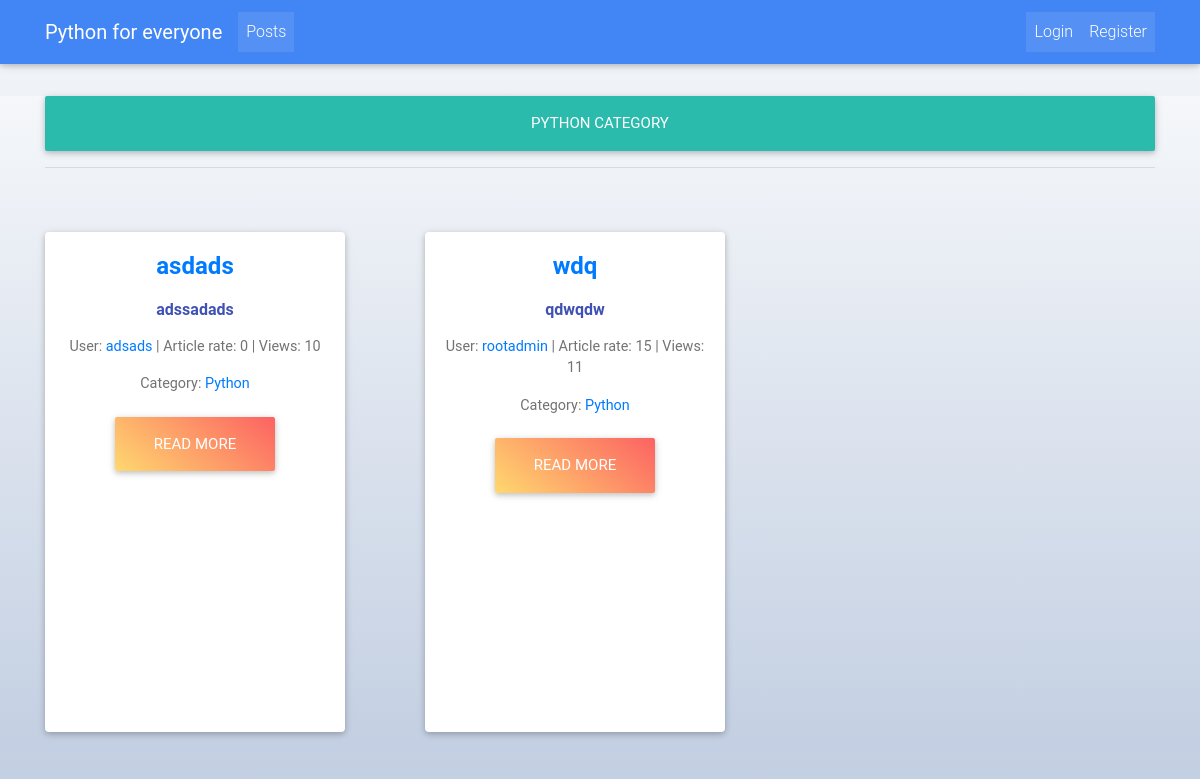
/posts/category/Python/, run on an earlier commit of the app's database.
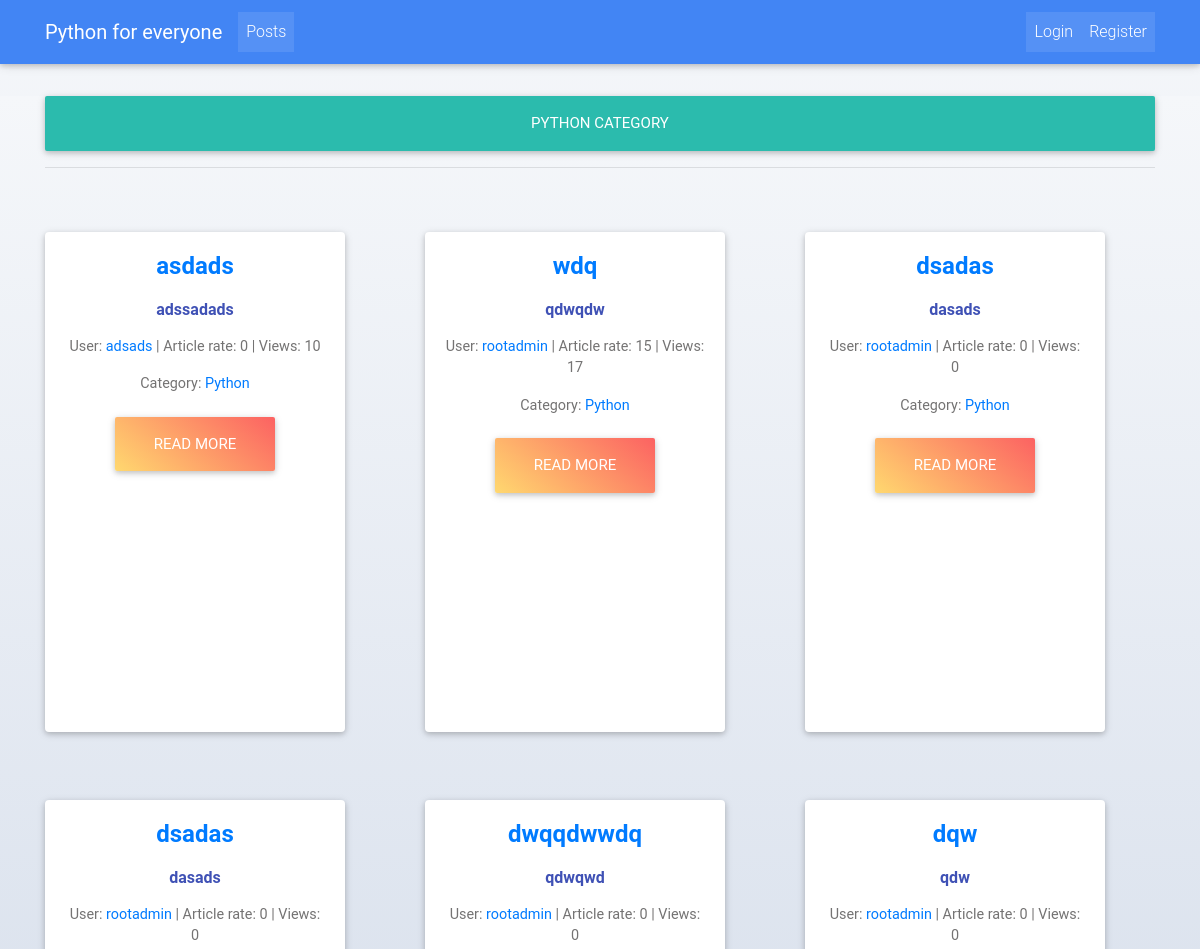
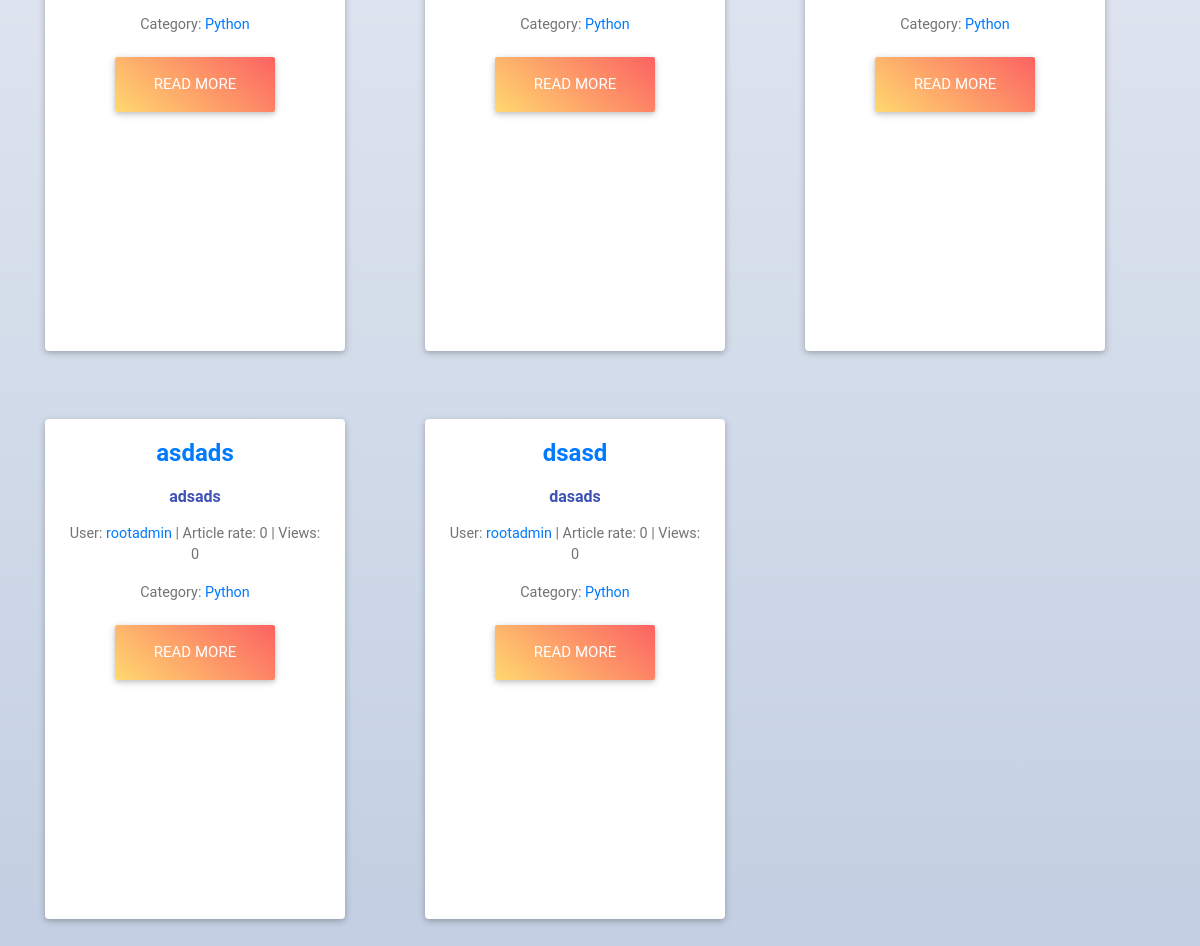
And on a later commit of the database (2 pictures, top to bottom).
### post/models.py (models this page shows, shortened)
class Category(models.Model):
    name = models.CharField(max_length=50)
    content = models.TextField()
    image = models.ImageField(upload_to='media',
                              null=True,
                              blank=True,
                              )
    class Meta:
        verbose_name = 'Category'
        verbose_name_plural = 'Categories'

class Posts(models.Model):
    user = models.ForeignKey(User, on_delete=models.CASCADE)
    title = models.CharField(max_length=50)
    content = models.TextField()
    image = models.ImageField(upload_to='media',
                              null=True,
                              blank=True,
                              )
    rate = models.PositiveSmallIntegerField(default=0)
    views = models.PositiveIntegerField(default=0)
    updated_at = models.DateTimeField(auto_now_add=False, auto_now=True)
    timestamp = models.DateTimeField(auto_now_add=True, auto_now=False)
    category = models.ForeignKey(Category, on_delete=models.CASCADE)
    objects = PostManager()
    likes = GenericRelation(Like)
    class Meta:
        verbose_name = 'Posts'
        verbose_name_plural = 'Post'
    def get_user_url(self):
        return reverse("accounts:account", kwargs={"id": self.user_id})
    def get_absolute_url(self):
        return reverse("post:detail_page", kwargs={"id": self.id})

### post/views.py (the view)
# urls.py: re_path('^category/(?P<slug>[-\w]+)/$', category_detail_view, name='category_detail_view'),
def category_detail_view(request, slug):
    posts = Posts.objects.filter(category__name=slug)
    context = {
        "posts": posts,
        "category": slug
    }
    return render(request, "home/category_detail_view.html", context)

### templates/home/category_detail_view.html (shortened to what this page needs)
{% extends "home/base.html" %}
{% block content %}
<br><br>
<div class="user_div">
    <div class="container">
        <div class="col-xs-10 col-xs-offset-2">
            <div class="row">
                <div class="container">
                <h2 class="btn btn-default btn-lg btn-block">{{ category }} category</h2>
                <hr>
                </div>
                {% if posts %}
                    {% for post in posts %}
                        {% if forloop.counter0|divisibleby:3 %}
                            </div><br><br><div class="row">
                        {% endif %}
                            <div class="category_div col-xs-12 col-sm-6 col-md-4">
                                <div class="card card-cascade width_card">
                                  <div class="card-body card-body-cascade text-center">
                                    <h4 class="card-title"><strong><a href="{{ post.get_absolute_url }}">{{ post.title }}</a></strong></h4>
                                    <h6 class="font-weight-bold indigo-text py-2">{{ post.content|truncatechars:20 }}</h6>
                                    <p class="card-text"> User: <a href="{{ post.get_user_url }}">{{ post.user.username }}</a> | Article rate: {{ post.rate }} | Views: {{ post.views }}</p>
                                    <p class="card-text"> Category: <a href="{% url "post:category_detail_view" slug=post.category.name %}">{{ post.category.name }}</a></p>
                                    <a href="{{ post.get_absolute_url }}" class="btn peach-gradient btn-lg ">Read more</a>
                                  </div>
                                </div>
                            </div>
                    {% endfor %}
                {% else %}
                    <h3 class="alert alert-info text-center">Ops, we haven't posts with this category</h3>
                {% endif %}
            </div>
        </div>
        </div>
    </div>
{% endblock %}

### templates/home/base.html (shortened to what this page needs)
{% load staticfiles %}
<!DOCTYPE html>
<html lang="en" class="full-height">
<head>
    <link rel="stylesheet" href="{% static "css/bootstrap.min.css" %}">
    <link rel="stylesheet" href="https://maxcdn.bootstrapcdn.com/font-awesome/4.7.0/css/font-awesome.min.css">
    <link rel="stylesheet" href="{% static "css/compiled.min.css" %}">
    <link rel="stylesheet" href="{% static "css/style.css" %}">
    <link rel="stylesheet" href="{% static "css/custom_style.css" %}">
</head>
<body class="user_div">
<nav class="navbar navbar-expand-lg navbar-dark primary-color fixed-top scrolling-navbar">
    <div class="container">
      <a class="navbar-brand" href="{% url "start:home" %}">
        <strong>Python for everyone</strong>
      </a>
      <div class="collapse navbar-collapse" id="navbarSupportedContent-7">
        <ul class="navbar-nav mr-auto">
          <li class="nav-item active">
            <a class="nav-link" href="{% url "post:home_page" %}">Posts
            </a>
          </li>
        </ul>
          <ul class="navbar-nav nav-flex-icons">
              {% if request.user.is_authenticated %}
                  <li class="nav-item dropdown">
                    <a class="nav-link dropdown-toggle" id="navbarDropdownMenuLink" data-toggle="dropdown" aria-haspopup="true" aria-expanded="false">You: {{ request.user.username }}</a>
                    <div class="dropdown-menu dropdown-primary" aria-labelledby="navbarDropdownMenuLink">
                        <a class="dropdown-item" href="{% url "accounts:account" id=request.user.id %}">My account</a>
                        <a class="dropdown-item" href="{% url "accounts:account_change_profile" %}">Edit account</a>
                        <a class="dropdown-item" href="{% url "accounts:change_password" %}">Change password</a>
                        <form action="{% url "logout_view" %}" method="POST">
                            {% csrf_token %}
                            <input type="submit" class="dropdown-item" value="Logout">
                        </form>
                    </div>
                  </li>
              {% else %}
                  <ul class="navbar-nav mr-auto">
                      <li class="nav-item active">
                        <a class="nav-link" href="{% url "login_view" %}">Login</a>
                      </li>
                      <li class="nav-item active">
                        <a class="nav-link" href="{% url "register_view" %}">Register</a>
                      </li>
                    </ul>
              {% endif %}
          </ul>
      </div>
    </div>
  </nav>
<div class="user_div">
    <br><br>
    {% block content %}
    {% endblock %}
    <br>
</div>
</body>
</html>

### static/css/style.css (style rules this page uses)
.user_div { background: linear-gradient(#f5f7fa, #c3cfe2); }
.category_div { margin-bottom: 20px; }
.card { width: 300px; }
.width_card { height: 500px; }

### static/css/custom_style.css (style rules this page uses)
.navbar { background-color: transparent; }

What changed in the data, as far as the page shows it:
changed Posts "wdq": views "11" → "17"
added Posts: title "dsadas", content "dasads", user.username "rootadmin", rate "0", views "0", category.name "Python"
added Posts: title "dsadas", content "dasads", user.username "rootadmin", rate "0", views "0", category.name "Python"
added Posts: title "dwqqdwwdq", content "qdwqwd", user.username "rootadmin", rate "0", views "0", category.name "Python"
added Posts: title "dqw", content "qdw", user.username "rootadmin", rate "0", views "0", category.name "Python"
added Posts: title "asdads", content "adsads", user.username "rootadmin", rate "0", views "0", category.name "Python"
added Posts: title "dsasd", content "dasads", user.username "rootadmin", rate "0", views "0", category.name "Python"
